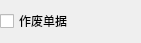
<?xml version="1.0" encoding="UTF-8"?>
<ui version="4.0">
 <class>w_rpt_report_frame_cashflow</class>
 <widget class="QWidget" name="w_rpt_report_frame_cashflow">
  <property name="geometry">
   <rect>
    <x>0</x>
    <y>0</y>
    <width>141</width>
    <height>43</height>
   </rect>
  </property>
  <property name="windowTitle">
   <string>Form</string>
  </property>
  <layout class="QVBoxLayout" name="verticalLayout">
   <property name="leftMargin">
    <number>0</number>
   </property>
   <property name="topMargin">
    <number>0</number>
   </property>
   <property name="rightMargin">
    <number>0</number>
   </property>
   <property name="bottomMargin">
    <number>0</number>
   </property>
   <item>
    <widget class="QCheckBox" name="checkBox_stateP">
     <property name="text">
      <string>作废单据</string>
     </property>
    </widget>
   </item>
  </layout>
 </widget>
 <resources/>
 <connections/>
</ui>
